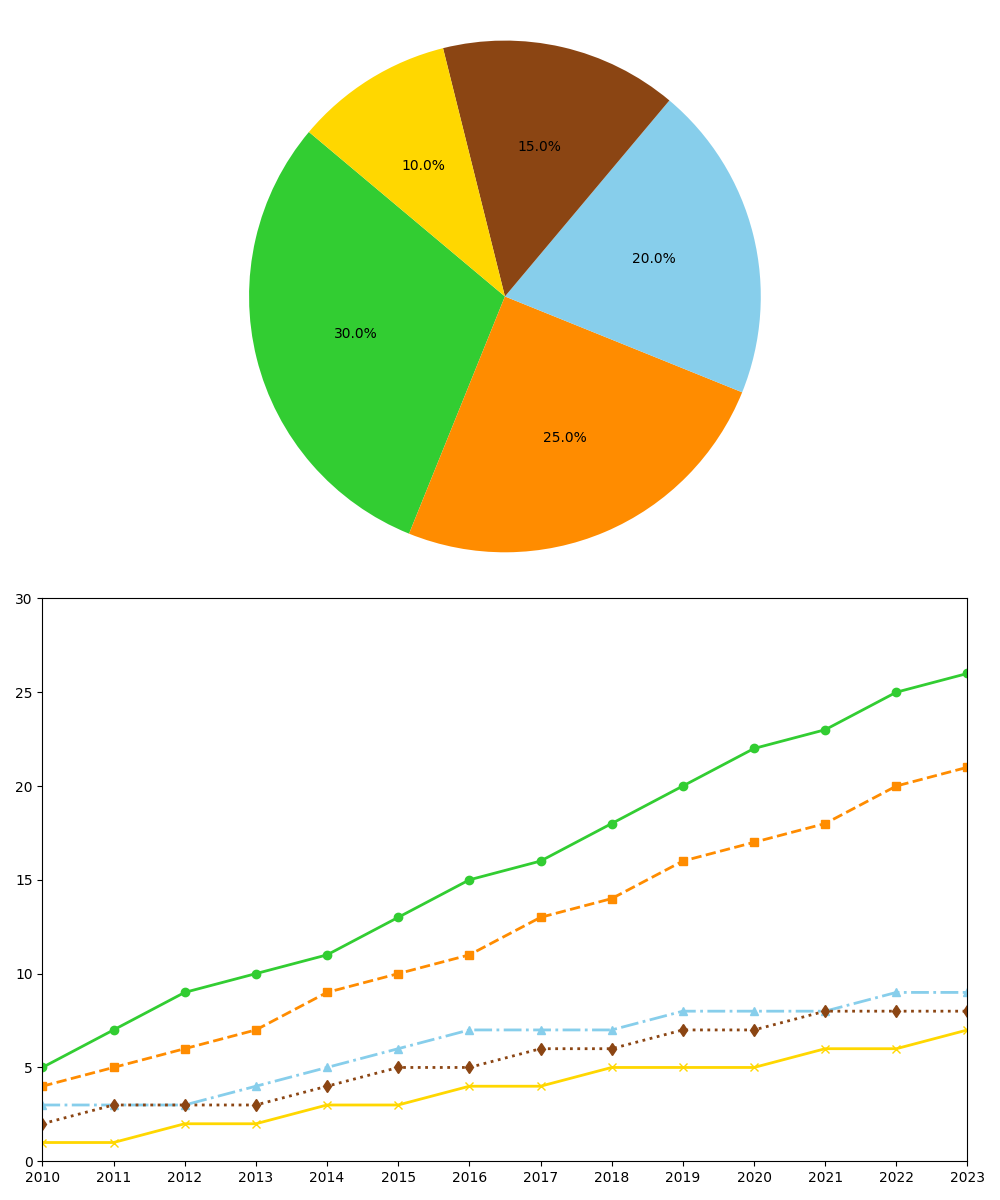

Recreate this plot in Python.
import matplotlib.pyplot as plt
import numpy as np

years = np.arange(2010, 2024)
solar_growth = [5, 7, 9, 10, 11, 13, 15, 16, 18, 20, 22, 23, 25, 26]
wind_growth = [4, 5, 6, 7, 9, 10, 11, 13, 14, 16, 17, 18, 20, 21]
hydro_growth = [3, 3, 3, 4, 5, 6, 7, 7, 7, 8, 8, 8, 9, 9]
geo_growth = [2, 3, 3, 3, 4, 5, 5, 6, 6, 7, 7, 8, 8, 8]
bio_growth = [1, 1, 2, 2, 3, 3, 4, 4, 5, 5, 5, 6, 6, 7]

colors = ['#32CD32', '#FF8C00', '#87CEEB', '#8B4513', '#FFD700']

fig, (ax1, ax2) = plt.subplots(2, 1, figsize=(10, 12))

ax1.pie(
    [30, 25, 20, 15, 10],
    colors=colors,
    autopct='%1.1f%%',
    startangle=140
)
ax1.axis('equal')

ax2.plot(years, solar_growth, marker='o', linestyle='-', linewidth=2, color='#32CD32')
ax2.plot(years, wind_growth, marker='s', linestyle='--', linewidth=2, color='#FF8C00')
ax2.plot(years, hydro_growth, marker='^', linestyle='-.', linewidth=2, color='#87CEEB')
ax2.plot(years, geo_growth, marker='d', linestyle=':', linewidth=2, color='#8B4513')
ax2.plot(years, bio_growth, marker='x', linestyle='-', linewidth=2, color='#FFD700')
ax2.set_xticks(years)
ax2.set_xlim(2010, 2023)
ax2.set_ylim(0, 30)

plt.tight_layout()
plt.show()
